Frame 1 (no input): blank canvas, image omitted
Frame 60 (no input): blank canvas, image omitted
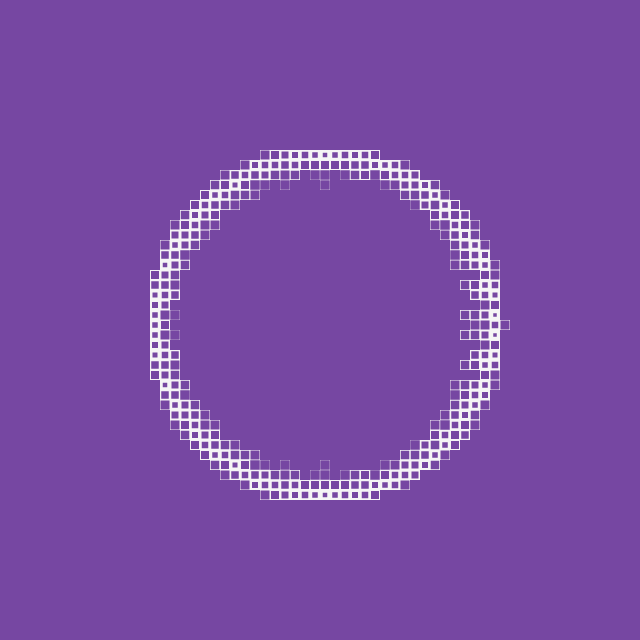
Frame 120 (the mouse pressed at the canvas centre since frame 60)

The p5.js sketch whose frames 1 and 60 were blank and that drew this single picture after the mouse press (run headless with seeded random() and noise() and a simulated clock; from frame 60 on, the mouse is pressed at the canvas centre):

// p5.js sketch
// ── sketch.js
let resolution = 64;
let blockSize;

let squares = [];
let waves = [];

function setup(){
	createCanvas(640,640);
	noStroke();
	rectMode(CENTER);

	blockSize = width/resolution;
	generateSquaresGrid();
}

function draw(){
	background(245);
	showSquares();

	waves.forEach(e => e.move());
	waves = killWaves(waves);
}

function mousePressed(){
	let centerIndex = getIndexOfSquareUnderMouse();
	let center = squares[centerIndex];

	waves.push(new Wave(center.pos.x, center.pos.y, 100, 3, 1));
}

function generateSquaresGrid(){
	for(let i = 0; i < resolution; i++){
		for(let j = 0; j < resolution; j++){
			let x = i * blockSize + blockSize/2;
			let y = j * blockSize + blockSize/2;

			squares.push(new Square(x, y, blockSize, [118,71,162]));
		}
	}
}

function showSquares(){
	for(let i = 0; i < squares.length; i++){
		squares[i].show();
		squares[i].recoverSize(.5);
	}
}

function killWaves(arr){
	return arr.filter(e => e.ringForce > 0);
}

function getIndexOfSquareUnderMouse(){
	let x = Math.floor(mouseX / blockSize);
	let y = Math.floor(mouseY / blockSize);

	return x * resolution + y;
}

function getIndexOfSquareAt(x, y){
	let xIndex = Math.floor(x / blockSize);
	let yIndex = Math.floor(y / blockSize);

	return xIndex * resolution + yIndex;
}
// ── Square.js
function Square(x, y, blockSize, color){
	this.pos = {x: x, y: y, z: 0};
	this.blockSize = blockSize;
	this.color = color;
}

Square.prototype.sink = function(value){
	this.pos.z -= value;

	if(this.blockSize + this.pos.z < 0)
		this.pos.z = -this.blockSize;
};

Square.prototype.recoverSize = function(value){
	this.pos.z += value;

	if(this.blockSize + this.pos.z > this.blockSize)
		this.pos.z = 0;
};

Square.prototype.show = function() {
	push();
	fill(this.color);

	rect(this.pos.x, this.pos.y, this.blockSize+this.pos.z, this.blockSize+this.pos.z);
	pop();
};
// ── Wave.js
function Wave(x, y, inicialForce, speed, force){
	this.pos = {x: x, y: y};
	this.r = 1;
	this.ringForce = inicialForce;
	this.speed = speed;
	this.force = force;
}

Wave.prototype.move = function(){
	if(this.ringForce > 0){
		ring(this.pos.x, this.pos.y, this.r, this.force);
		
		this.ringForce -= .1;
		this.r += this.speed;
	}
};

function ring(xCenter, yCenter, r, force){
	let n = Math.PI / r*2;

	for(let i = 0; i < Math.PI*2; i += n){
		let x = Math.cos(i) * r + xCenter;
		let y = Math.sin(i) * r + yCenter;

		if(x < width && x > 0 && y < height && y > 0){
			let index = getIndexOfSquareAt(x, y);
			squares[index].sink(force);
		}
	}
}
